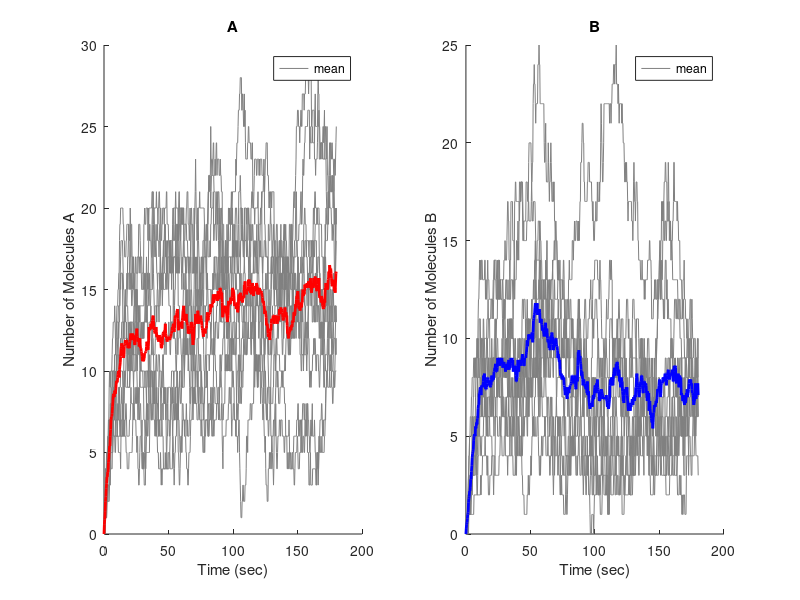

MATLAB code for this plot:
clear; close all;

% Parameters
A0 = 0;   % Initial number of molecules A
B0 = 0;   % Initial number of molecules B
k1 = 1e-3; % Rate constant for A + A -> ∅
k2 = 1e-2; % Rate constant for A + B -> ∅
k3 = 1.2;  % Rate constant for ∅ -> A
k4 = 1.0;  % Rate constant for ∅ -> B
Tmax = 180; % Maximum simulation time (s)
numRuns = 10; % Number of simulation runs

% Store the time and molecules for each run
time_all = cell(numRuns, 1);
A_all = cell(numRuns, 1);
B_all = cell(numRuns, 1);
max_len = 0;

for run = 1:numRuns
    t = 0;
    A = A0;
    B = B0;
    time = [];
    A_values = [];
    B_values = [];
    
    while t < Tmax
        % Store current values
        time = [time; t];
        A_values = [A_values; A];
        B_values = [B_values; B];
        
        % Propensity functions
        alpha1 = k1 * A * (A - 1) / 2; % A + A -> ∅
        alpha2 = k2 * A * B;           % A + B -> ∅
        alpha3 = k3;                   % ∅ -> A
        alpha4 = k4;                   % ∅ -> B
        alpha0 = alpha1 + alpha2 + alpha3 + alpha4;
        
        if alpha0 == 0
            break;
        end
        
        % Time to the next reaction
        r1 = rand;
        tau = -log(r1) / alpha0;
        t = t + tau;
        
        % Determine which reaction occurs
        r2 = rand;
        if r2 < alpha1 / alpha0
            A = A - 2;
        elseif r2 < (alpha1 + alpha2) / alpha0
            A = A - 1;
            B = B - 1;
        elseif r2 < (alpha1 + alpha2 + alpha3) / alpha0
            A = A + 1;
        else
            B = B + 1;
        end
        
        % Prevent negative molecule counts
        if A < 0
            A = 0;
        end
        if B < 0
            B = 0;
        end
    end
    
    % Store the results for each run
    time_all{run} = time;
    A_all{run} = A_values;
    B_all{run} = B_values;
    
    % Update max length for padding
    max_len = max(max_len, length(time));
end

% Interpolate data to a common time vector
common_time = linspace(0, Tmax, max_len);

% Preallocate arrays for interpolated data
A_interpolated = zeros(numRuns, max_len);
B_interpolated = zeros(numRuns, max_len);

for run = 1:numRuns
    A_interpolated(run, :) = interp1(time_all{run}, A_all{run}, common_time, 'previous', 'extrap');
    B_interpolated(run, :) = interp1(time_all{run}, B_all{run}, common_time, 'previous', 'extrap');
end

% Calculate the mean number of molecules over time for A and B
mean_A = mean(A_interpolated, 1);
mean_B = mean(B_interpolated, 1);

% Plot the results for A
figure;
subplot(1, 2, 1);
hold on;
for run = 1:numRuns
    plot(common_time, A_interpolated(run, :), 'Color', [0.5, 0.5, 0.5]);
end
% Plot mean values for A
plot(common_time, mean_A, 'r-', 'LineWidth', 2);
xlabel('Time (sec)');
ylabel('Number of Molecules A');
title('A');
legend('mean', 'Location', 'Northeast');
hold off;

% Plot the results for B
subplot(1, 2, 2);
hold on;
for run = 1:numRuns
    plot(common_time, B_interpolated(run, :), 'Color', [0.5, 0.5, 0.5]);
end
% Plot mean values for B
plot(common_time, mean_B, 'b-', 'LineWidth', 2);
xlabel('Time (sec)');
ylabel('Number of Molecules B');
title('B');
legend('mean', 'Location', 'Northeast');
hold off;
